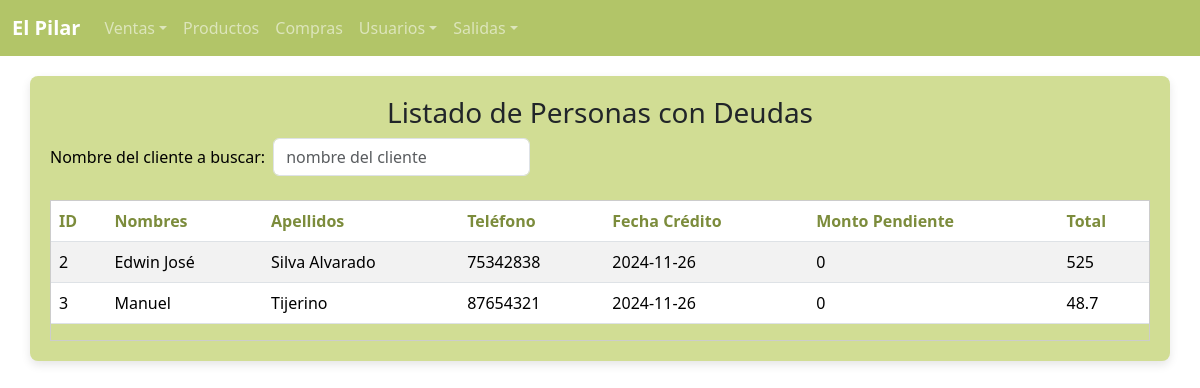
/verCredito, run on an earlier commit of the app's database.
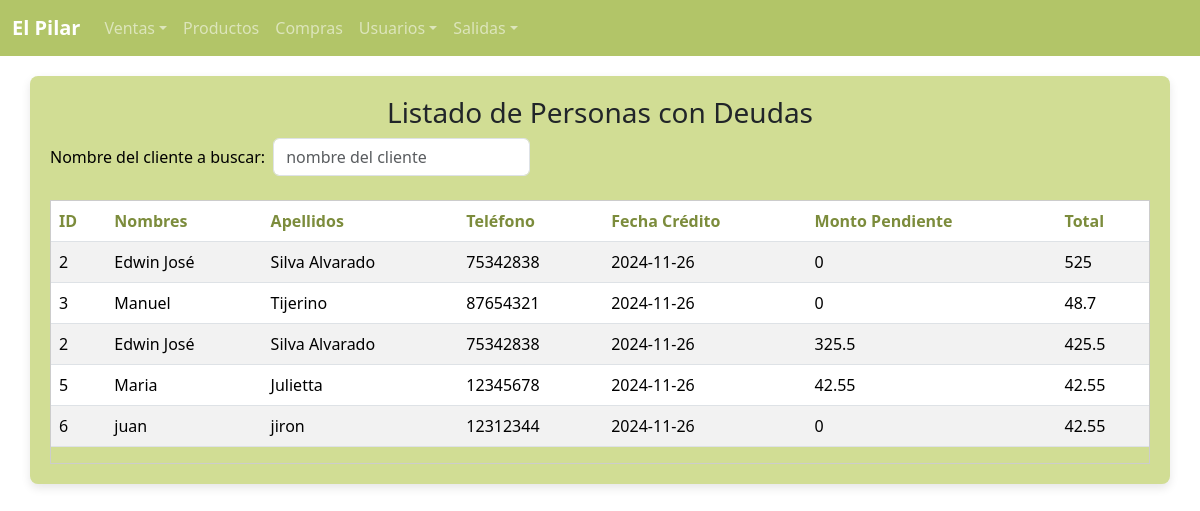
And on a later commit of the database.
### tables this page shows
CREATE TABLE "Credito"
(
    id INTEGER PRIMARY KEY AUTOINCREMENT,
    fecha_credito DATE DEFAULT CURRENT_DATE,
    fecha_cancelacion DATE,
    monto_pagado DECIMAL(10,2) DEFAULT 0,
    monto_pendiente DECIMAL(10,2) DEFAULT 0,
    total DECIMAL(10,2),
    id_cliente INTEGER NOT NULL,
    FOREIGN KEY (id_cliente) REFERENCES Cliente(id)
);

CREATE TABLE Cliente (
    id INTEGER PRIMARY KEY AUTOINCREMENT,
    nombres NVARCHAR(30) NOT NULL,
    apellidos NVARCHAR(30) NULL,
    telefono NVARCHAR(8)
);

### app.py (the view)
@app.route('/verCredito')
def verCredito():
    try:
        query = text("""
            SELECT cliente.id, cliente.nombres, cliente.apellidos, cliente.telefono,
                credito.fecha_credito, credito.monto_pendiente, credito.total
            FROM cliente
            JOIN credito ON cliente.id = credito.id_cliente
        """)
        result = db.execute(query)
        verCredito = result.fetchall()
        return render_template('verCredito.html', verCredito=verCredito)
    except Exception as e:
        traceback.print_exc()
        return render_template('verCredito.html')

### templates/verCredito.html (shortened to what this page needs)
{% extends "layout.html" %}
{% block content %}
<main class="container" style="background-color: #d1dd94; padding: 20px; border-radius: 8px; margin-top: 20px;">
    <h3 class="text-center">Listado de Personas con Deudas</h3>
    <div class="d-flex justify-content-between align-items-center mb-4">
        <form class="row g-2 align-items-center">
            <div class="col-auto">
                <label for="inputClientCredito" class="form-label mb-0" style="color: #000000;">Nombre del cliente a buscar: </label>
            </div>
            <div class="col-auto">
                <input type="text" class="form-control" id="inputClientCredito" placeholder="nombre del cliente">
            </div>
        </form>
    </div>
    <div class="table-container" id="tabla-productos" style="max-height: 400px; overflow-y: auto; border: 1px solid #ccc;">
        <table class="table table-striped table-hover">
            <thead>
                <tr>
                    <th scope="col" style="color:#7c8c3c;">ID</th>
                    <th scope="col" style="color:#7c8c3c;">Nombres</th>
                    <th scope="col" style="color:#7c8c3c;">Apellidos</th>
                    <th scope="col" style="color:#7c8c3c;">Teléfono</th>
                    <th scope="col" style="color:#7c8c3c;">Fecha Crédito</th>
                    <th scope="col" style="color:#7c8c3c;">Monto Pendiente</th>
                    <th scope="col" style="color:#7c8c3c;">Total</th>
                </tr>
            </thead>
            <tbody>
                {% for credito in verCredito %}
                <tr class="tabla_credito">
                    <td>{{ credito.id }}</td>
                    <td>{{ credito.nombres }}</td>
                    <td>{{ credito.apellidos }}</td>
                    <td>{{ credito.telefono }}</td>
                    <td>{{ credito.fecha_credito }}</td>
                    <td>{{ credito.monto_pendiente }}</td>
                    <td>{{ credito.total }}</td>
                </tr>
                {% endfor %}
            </tbody>
        </table>
    </div>
</main>
{% endblock  %}

What changed in the data, as far as the page shows it:
added Credito: id "2", nombres "Edwin José", apellidos "Silva Alvarado", telefono "75342838", fecha_credito "2024-11-26", monto_pendiente "325.5", total "425.5"
added Credito: id "5", nombres "Maria", apellidos "Julietta", telefono "12345678", fecha_credito "2024-11-26", monto_pendiente "42.55", total "42.55"
added Credito: id "6", nombres "juan", apellidos "jiron", telefono "12312344", fecha_credito "2024-11-26", monto_pendiente "0", total "42.55"
